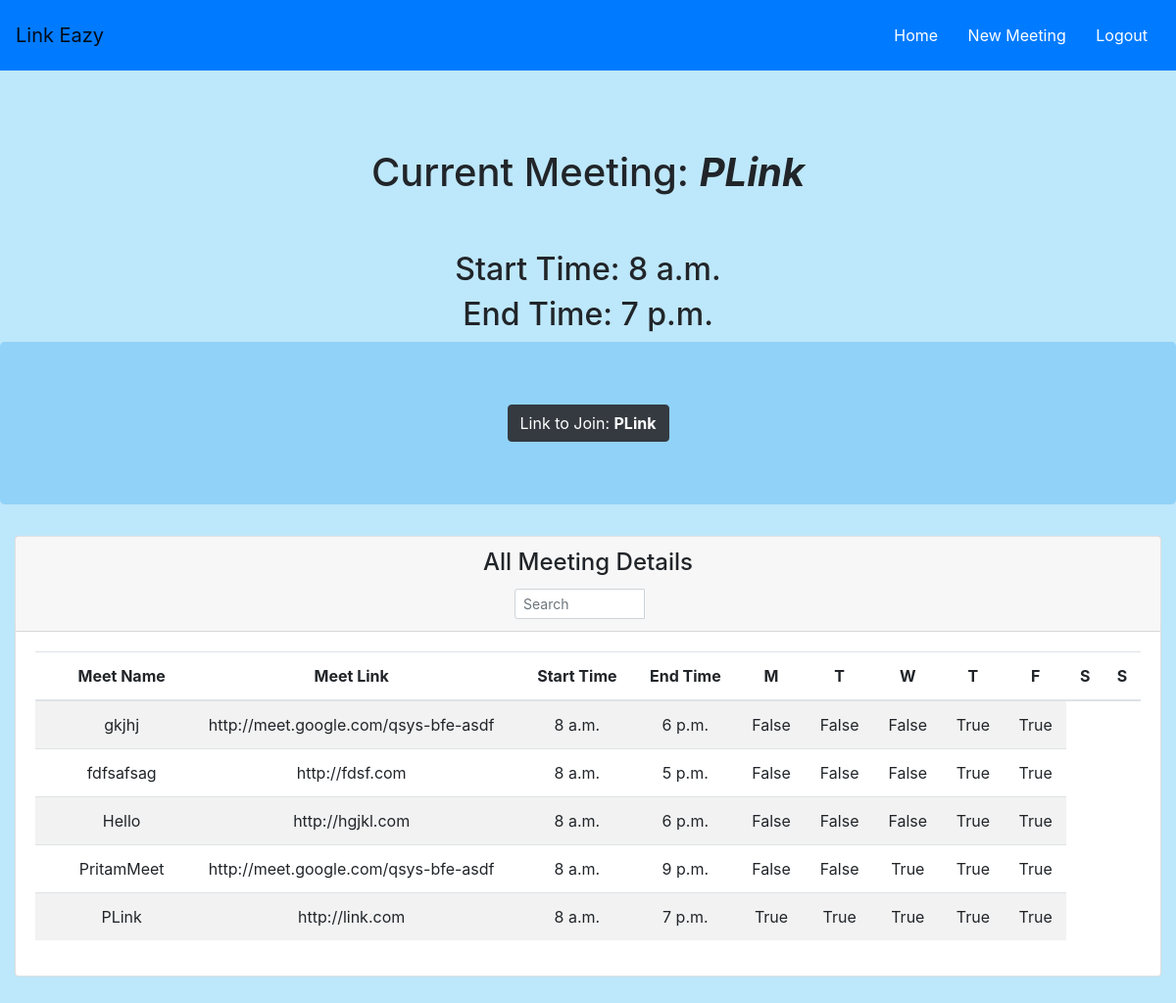
Screenshot of / (signed in) with the database file from the repository.
### interface/models.py (models this page shows, shortened)
class Link(models.Model):
    user = models.ForeignKey(User,on_delete = models.CASCADE)
    meeting_name = models.CharField(max_length=100)
    meeting_link = models.URLField(max_length = 100)
    start_time = models.TimeField(default='08:00:00')
    end_time = models.TimeField(default='17:00:00')
    monday = models.BooleanField(default = False)
    tuesday = models.BooleanField(default = False)
    wednesday = models.BooleanField(default = False)
    thursday = models.BooleanField(default = False)
    friday = models.BooleanField(default = False)

### interface/views.py (the view)
# urls.py: path('',views.current_meeting, name="home"),
@login_required(login_url='login')
def current_meeting(request):
    current_time = datetime.now()
    current_hour = current_time.hour #3:00 pm -> 15
    current_min = current_time.minute #3:00 pm -> 0
    meeting_list = list(Link.objects.filter(user=request.user))
    current_meeting = None
    def time_in_mins(hr, min):
        return hr * 60 + min
    for meeting in meeting_list:
        start_time_hour = meeting.start_time.hour
        start_time_min = meeting.start_time.minute
        end_time_hour = meeting.end_time.hour
        end_time_min = meeting.end_time.minute
        day_list = []
        if meeting.monday == True:
            day_list.append('Monday')
        if meeting.tuesday == True:
            day_list.append('Tuesday')
        if meeting.wednesday == True:
            day_list.append('Wednesday')
        if meeting.thursday == True:
            day_list.append('Thursday')
        if meeting.friday == True:
            day_list.append('Friday')
        if ((day_list.count(current_time.strftime('%A')) == 0)
            or (time_in_mins(start_time_hour, start_time_min) - 6) > time_in_mins(current_hour, current_min)
                or (time_in_mins(end_time_hour, end_time_min)) < time_in_mins(current_hour, current_min)):
            continue
        current_meeting = meeting
    if current_meeting == None:
        return render(request, 'nomeetings.html')
    else:
        return render(request, 'linktoclick.html', {'obj': current_meeting,'alls':meeting_list})

### templates/linktoclick.html (shortened to what this page needs)
{% extends 'base.html' %}
{% block content %}
<center><br>
    <br><br>
    <h1>Current Meeting: <i><b>{{ obj.meeting_name }}</b></i></h1>
    <br>
    <br>
    <h2>Start Time: {{ obj.start_time }}</h2>
    <h2>End Time: {{ obj.end_time }}</h2>
</center>
<div class="jumbotron" style="background-color: rgb(145, 210, 248);">
    <center>
        <a href="{{ obj.meeting_link }}"><button type="button" class="btn btn-dark">Link to Join: <b>{{ obj.meeting_name}}</b></button></a>
    </center>
</div>
<section>
    <div class="container-fluid">
      <div class="row">
        <div class="col-lg-12">
          <div class="card">
            <div class="card-header">
              <h4 class="card-title">All Meeting Details</h4>
              <div class="card-tools">
                <div class="input-group input-group-sm" style="width: 150px;">
                  <input type="text" name="table_search" class="form-control float-right" placeholder="Search">
                  <div class="input-group-append">
                    <button type="submit" class="btn btn-default"></button>
                  </div>
                </div>
              </div>
            </div>
            <div class="card-body">
              <div class="table-responsive">
            <table class="table table-striped table-hover ">
              <thead >
                <tr class="text-center">
                    <th></th>
                  <th>Meet Name</th>
                  <th class="text-center">Meet Link</center>
                  <th>Start Time</th>
                  <th>End Time</th>
                  <th>M</th>
                  <th>T</th>
                  <th>W</th>
                  <th>T</th>
                  <th>F</th>
                  <th>S</th>
                  <th>S</th>
              <tbody>
                {% for meet in alls %}
                <tr class="text-center">
                  <th scope="row"></th>
                  <td>{{ meet.meeting_name }}</td>
                  <td>{{ meet.meeting_link }}</td>
                  <td>{{ meet.start_time }}</td>
                  <td>{{ meet.end_time }}</td>
                  <td>{{ meet.monday }}</td>
                  <td>{{ meet.tuesday }}</td>
                  <td>{{ meet.wednesday }}</td>
                  <td>{{ meet.thursday }}</td>
                  <td>{{ meet.friday }}</td>
                </tr>
                {% endfor %}
              </tbody>
{% endblock content %}

### templates/base.html (shortened to what this page needs)
<!DOCTYPE html>
<html lang="en">
<head>
</head>
<body >
    <center>
    <div id="page-container" >
        <div id="content-wrap">
            <nav class="navbar navbar-light p-3 mb-2 bg-primary text-white bg-secondary.bg-gradient">
                <a class="navbar-brand" href="/">
                    Link Eazy
                </a>
                <span>
                    <a href="/"><button type="button" class="btn btn-primary">Home</button></a>
                    <a href="/admin/interface/link/"><button type="button" class="btn btn-primary">New
                            Meeting</button></a>
                    <a href="#"><button type="button" class="btn btn-primary">Logout</button></a>
                </span>
            </nav>
            {% block content %}
            {% endblock content %}
    <link rel="stylesheet" href="https://stackpath.bootstrapcdn.com/bootstrap/4.5.2/css/bootstrap.min.css"
>
</body>
</html>

### templates/base.html (style rules this page uses)
#page-container { position: relative; min-height: 100vh; background-color: rgb(189, 231, 250); }
#content-wrap { padding-bottom: 2.5rem; background-color: rgb(189, 231, 250); }

### rows the page displays
Link: meeting_name "PLink", start_time "8 a.m.", end_time "7 p.m.", meeting_link "http://link.com", monday "True", tuesday "True", wednesday "True", thursday "True", friday "True"
Link: meeting_name "gkjhj", meeting_link "http://meet.google.com/qsys-bfe-asdf", start_time "8 a.m.", end_time "6 p.m.", monday "False", tuesday "False", wednesday "False", thursday "True", friday "True"
Link: meeting_name "fdfsafsag", meeting_link "http://fdsf.com", start_time "8 a.m.", end_time "5 p.m.", monday "False", tuesday "False", wednesday "False", thursday "True", friday "True"
Link: meeting_name "Hello", meeting_link "http://hgjkl.com", start_time "8 a.m.", end_time "6 p.m.", monday "False", tuesday "False", wednesday "False", thursday "True", friday "True"
Link: meeting_name "PritamMeet", meeting_link "http://meet.google.com/qsys-bfe-asdf", start_time "8 a.m.", end_time "9 p.m.", monday "False", tuesday "False", wednesday "True", thursday "True", friday "True"
